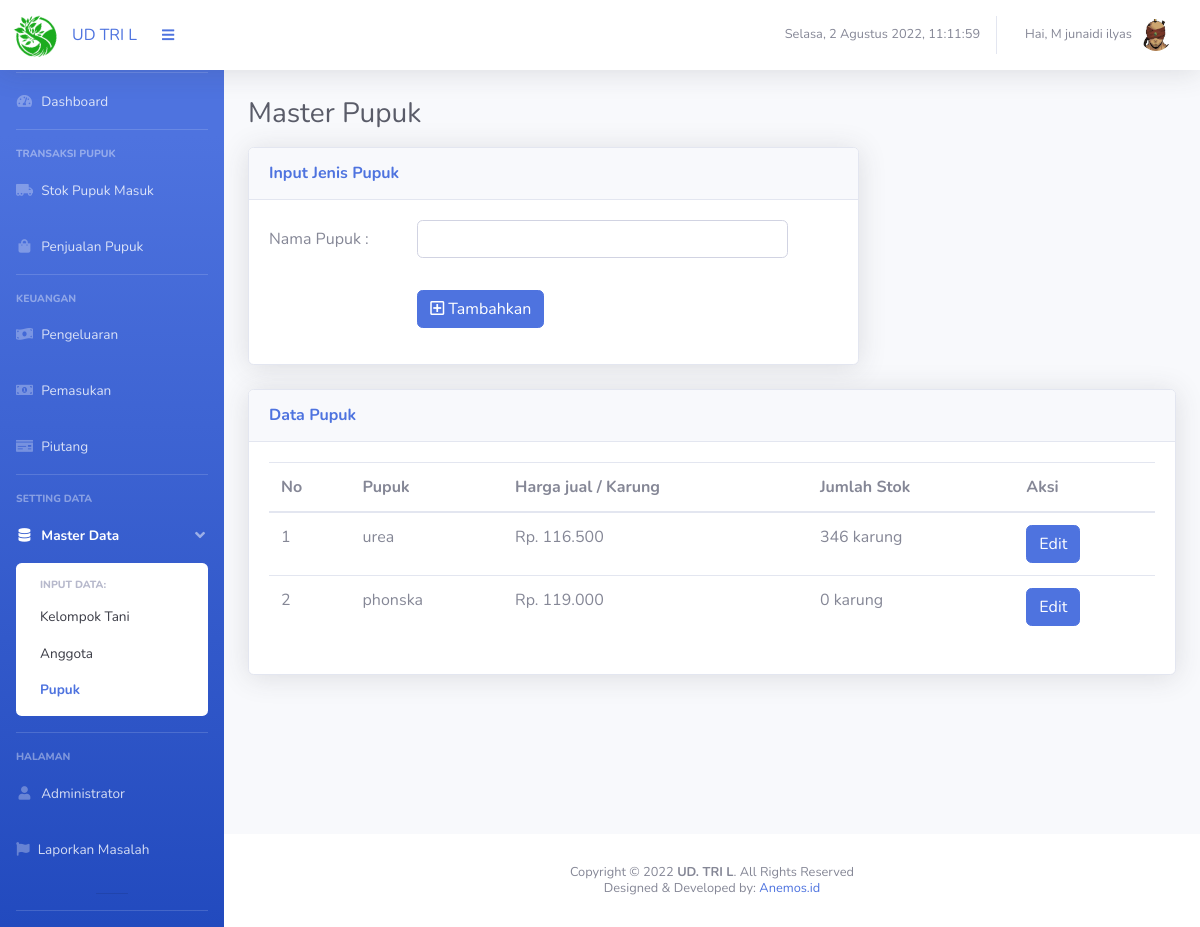
Page /page_jenis_pupuk.php?m=4&n=4 (signed in) on the earlier database version.
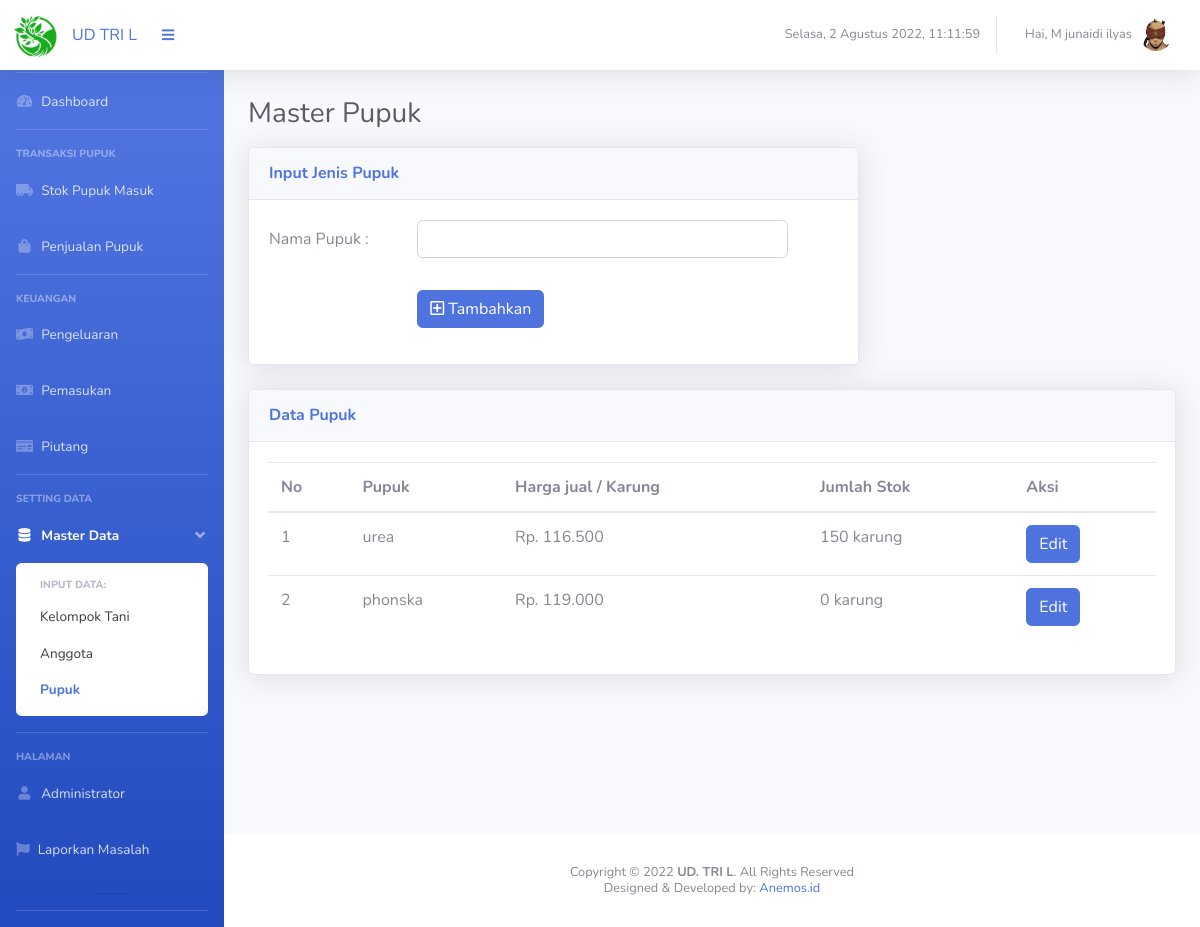
Same page on the later database version.
### tables this page shows
CREATE TABLE `data_pupuk` (
  `ID_PK` int(20) NOT NULL,
  `Jenis_Pupuk` varchar(50) DEFAULT NULL,
  `Stok` int(20) DEFAULT NULL,
  `Harga` int(100) DEFAULT NULL,
  `Status` int(11) DEFAULT NULL
);

### functions.php (called while the page is built, shortened)
<?php
function rp($angka)
{
    $hasil_rupiah = "Rp. " . number_format($angka, 0, ',', '.');
    return $hasil_rupiah;
}

### page_jenis_pupuk.php (the view, shortened to what this page needs)
<?php
include "connection.php";
include "functions.php";
if (isset($_SESSION['login'])) {
    ?>
<!DOCTYPE html>
<html lang="en">
<head>
  <link href="vendor/fontawesome-free/css/all.min.css" rel="stylesheet" type="text/css">
  <link href="css/sb-admin-2.min.css" rel="stylesheet">
  <link href="vendor/datatables/dataTables.bootstrap4.min.css" rel="stylesheet">
</head>
<body id="page-top">
  <div id="wrapper">
    <?php include "segment/sidebar.php";?>
    <div id="content-wrapper" class="d-flex flex-column">
      <div id="content">
        <?php include "segment/header.php";?>
        <div class="container-fluid">
          <div class="d-sm-flex align-items-center justify-content-between ">
            <h1 class="h3 mb-3 text-gray-800">Master Pupuk</h1>
          </div>
          <div class="row">
            <div class="col-xl-8 col-lg-6">
              <div class="card shadow mb-4">
                <div class="card-header py-3 d-flex flex-row align-items-center justify-content-between">
                  <h6 class="m-0 font-weight-bold text-primary">Input Jenis Pupuk</h6>
                </div>
                <div class="card-body">
                  <form method="POST" action="addPupuk.php">
                    <div class="row mb-3">
                      <label class="col-sm-3 col-form-label"> Nama Pupuk : </label>
                      <div class="col-sm-8">
                        <input type="text" class="form-control" id="namapupuk" name="namapupuk" required>
                      </div>
                    </div>
                    <div class="row mb-3">
                      <label class="col-sm-3 col-form-label"> </label>
                      <div class="col-sm-8">
                        <button type="submit" class="btn btn-primary" name="tambah"><i class="far fa-plus-square"></i>
                          Tambahkan </button>
                      </div>
                    </div>
                  </form>
                </div>
              </div>
            </div>
            <div class="col-xl-12 col-lg-10">
              <div class="card shadow mb-4">
                <div class="card-header py-3 d-flex flex-row align-items-center justify-content-between">
                  <h6 class="m-0 font-weight-bold text-primary">Data Pupuk</h6>
                </div>
                <div class="card-body">
                  <div class="table-responsive">
                    <table class="table" id="dataTable" width="100%" cellspacing="0">
                      <thead>
                        <tr>
                          <th scope="col">No</th>
                          <th scope="col">Pupuk</th>
                          <th scope="col">Harga jual / Karung</th>
                          <th scope="col">Jumlah Stok</th>
                          <th scope="col">Aksi</th>
                        </tr>
                      </thead>
                      <tbody>
                        <?php
$no = 1;
    $data = mysqli_query($conn, "SELECT * FROM data_pupuk ORDER BY ID_PK DESC");
    foreach ($data as $all) {
        $status = $all['Status'];
        echo ('<tr><td>' . $no . '</td>');
        echo ('<td>' . $all['Jenis_Pupuk'] . '</td>');
        echo ('<td>' . rp($all['Harga']) . '</td>');
        echo ('<td>' . $all['Stok'] . ' karung </td>');
        echo ('<td> <a href="" class="btn btn-primary" data-toggle="modal" data-target="#modalSubscriptionForm');
        echo ($all['ID_PK'] . '">Edit</a> ');
        if ($status == 0) {
            echo ('<a href="" class="btn btn-danger" data-toggle="modal" data-target="#exampleModalCenter' . $all['ID_PK'] . '"> Hapus Pupuk</a></td></tr>');
        } else {
            echo ('</td></tr>');
        }
        $no++;
        ?></tr>
                        <?php }?>
                      </tbody>
                    </table>
                  </div>
                </div>
              </div>
            </div>
          </div>
        </div>
      </div>
      <?php include "segment/footer.php";?>
    </div>
  </div>
</body>
</html>
<?php } else {
    header("Location: login.php");
    exit();
}?>

Differences in the rows shown:
changed data_pupuk "urea": Stok "346" → "150"
